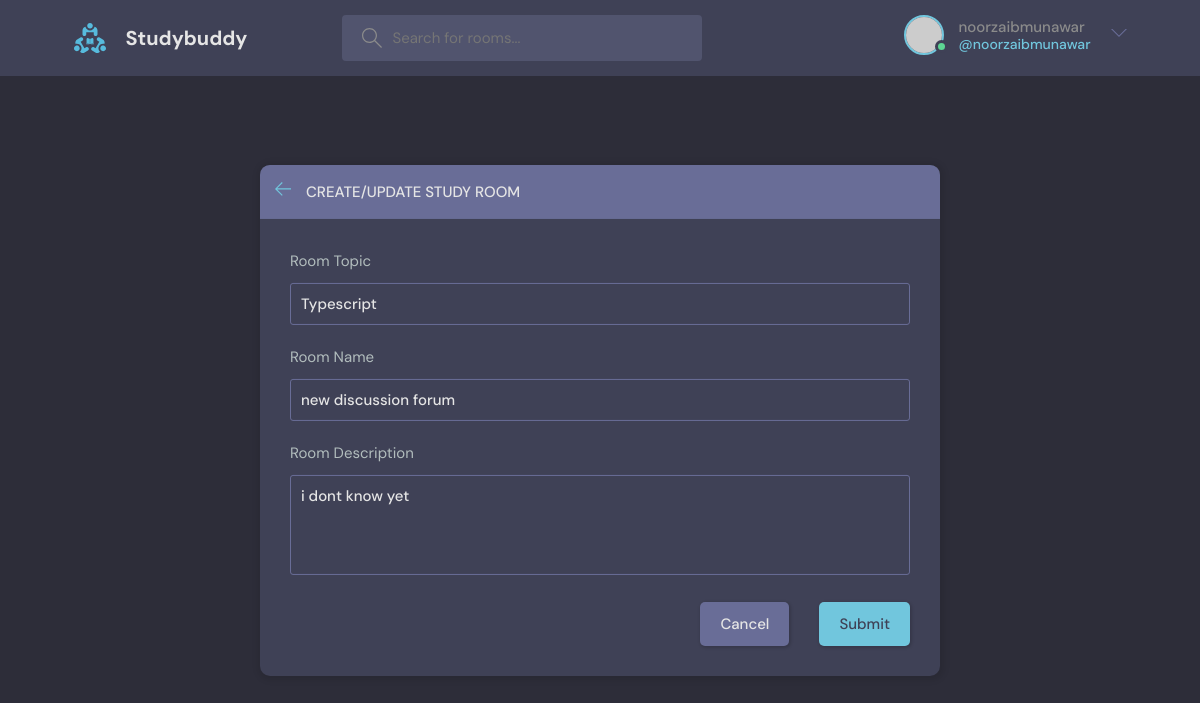
The page /update_room/40/ (signed in) on the database its author committed.
### base/models.py (models this page shows, shortened)
class Room(models.Model):
    host = models.ForeignKey(User, on_delete = models.SET_NULL, null= True)
    topic = models.ForeignKey(Topic, on_delete = models.SET_NULL, null = True)
    name = models.CharField(max_length=200)
    description = models.TextField(null=True,blank=True)
    participants = models.ManyToManyField(User, related_name='participants', blank=True)
    updated = models.DateTimeField(auto_now=True)
    created = models.DateTimeField(auto_now_add= True)
    class Meta:
        ordering = ['-updated','-created']

class Topic(models.Model):
    name = models.CharField(max_length=200)

### base/views.py (the view, shortened to what this page needs)
# urls.py: path('update_room/<str:pk>/', views.RoomUpdateView.as_view(), name='update_room'),
class RoomUpdateView(UpdateView):
    model = Room
    form_class = RoomForm
    template_name = 'base/room_form.html'
    def get_object(self, queryset=None):
        room = super().get_object(queryset)
        if self.request.user != room.host:
            return HttpResponse("You are not allowed here!")
        return room
    def get_context_data(self, **kwargs):
        context = super().get_context_data(**kwargs)
        context['topics'] = Topic.objects.all()
        return context

### base/forms.py (shortened to what this page needs)
class RoomForm(ModelForm):
    topic = forms.CharField()
    class Meta:
        model = Room
        fields = '__all__'
        exclude = ['host','participants']

### base/templates/base/room_form.html (shortened to what this page needs)
{% extends 'main.html' %}
{% block content %}
  <main class="create-room layout">
    <div class="container">
      <div class="layout__box">
        <div class="layout__boxHeader">
          <div class="layout__boxTitle">
            <a href="{% url 'home' %}">
              <svg version="1.1" xmlns="http://www.w3.org/2000/svg" width="32" height="32" viewBox="0 0 32 32">
                <title>arrow-left</title>
                <path
                  d="M13.723 2.286l-13.723 13.714 13.719 13.714 1.616-1.611-10.96-10.96h27.625v-2.286h-27.625l10.965-10.965-1.616-1.607z">
                </path>
              </svg>
            </a>
            <h3>Create/Update Study Room</h3>
          </div>
        </div>
        <div class="layout__body">
          <form class="form" action="" method="POST">
            <div class="form__group">
              <label for="room_topic">Room Topic</label>
              <input required type="text" value="{{room.topic.name}}" name="topic" list="topic-list" autocomplete="off" id="room_topic">
            </div>
            <div class="form__group">
              <label for="room_name">Room Name</label>
              {{ form.name }}
            </div>
            <div class="form__group">
              <label for="room_description">Room Description</label>
              {{ form.description }}
            </div>
            <div class="form__action">
              <a class="btn btn--dark" href="{% url 'home' %}">Cancel</a>
              <button class="btn btn--main" type="submit">Submit</button>
            </div>
          </form>
        </div>
      </div>
    </div>
  </main>
{% endblock content %}

### templates/navbar.html (shortened to what this page needs)
{% load static %}
<header class="header header--loggedIn">
    <div class="container">
      <a href="{% url 'home' %}" class="header__logo">
        <img src="{%  static 'images/logo.svg' %}" />
        <h1>Studybuddy</h1>
      </a>
      <form class="header__search" method="GET" action="{% url 'home' %}">
        <label>
          <input name="q" placeholder="Search for rooms..."  />
        </label>
      </form>
      <nav class="header__menu">
        {% if request.user.is_authenticated %}
        <div class="header__user">
          <a href="{% url 'update_user' %}">
            <div class="avatar avatar--medium active">
              <img src="https://randomuser.me/api/portraits/men/37.jpg" />
            </div>
            <p>{{request.user.username}}<span>@{{request.user.username}}</span></p>
          </a>
          <button class="dropdown-button">
            <svg version="1.1" xmlns="http://www.w3.org/2000/svg" width="32" height="32" viewBox="0 0 32 32">
              <title>chevron-down</title>
              <path d="M16 21l-13-13h-3l16 16 16-16h-3l-13 13z"></path>
            </svg>
          </button>
        </div>
        {% endif %}
      </nav>
    </div>
  </header>

### rows shown on the page
Room: topic "Typescript", name "new discussion forum", description "i dont know yet"

### other values the page prints
{{ request.user.username }} "noorzaibmunawar"
